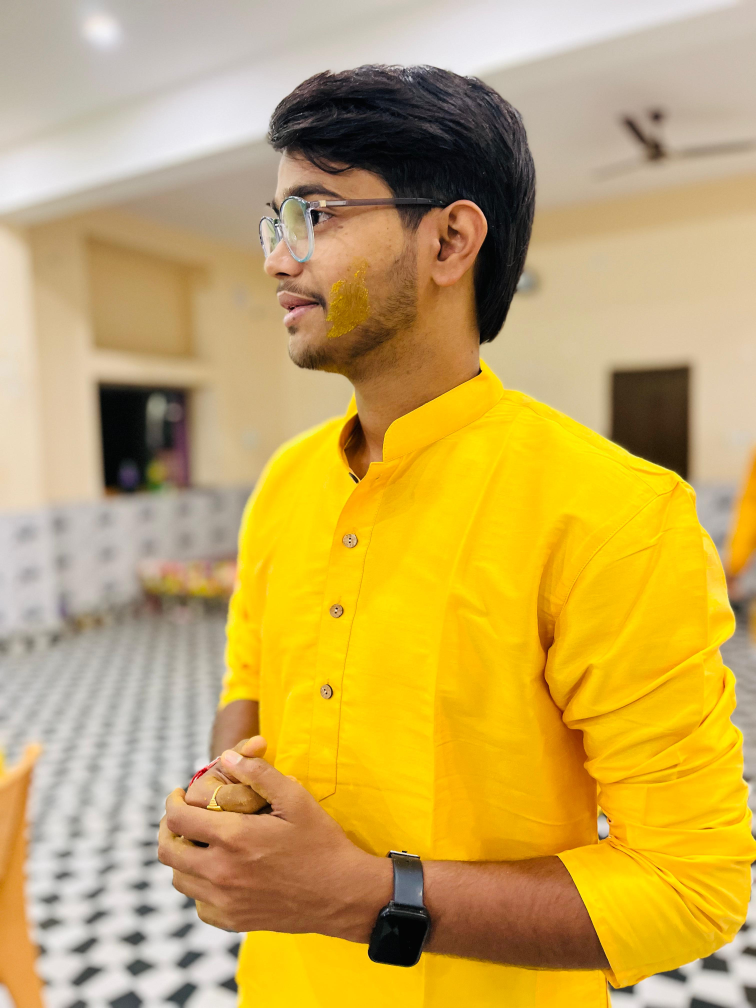
#> input picture choudhary.jpg, 3024 x 4032 px, found by its file name (shown at 1/4 size)
$ python main.py
#> lines starting #> are read from the running program, lines starting #| are printed output that depends on the picture
import cv2

# Load the image
src = cv2.imread("C:\\Users\\MANISH CHOUDHARY\\Desktop\\Python Projects\\Image Resizer\\choudhary.jpg", cv2.IMREAD_UNCHANGED)
#> src is the input picture: shape (4032, 3024, 3); mean B, G, R 91.6, 168.2, 199.1

# Verify if the image was loaded
if src is None:
    print("Error: Image not found or could not be loaded. Check the file path.")
else:
    # Proceed with resizing
    scale_percent = 50  # Resize percentage
    # cv2.imshow("title", src)
    new_width = int(src.shape[1] * scale_percent / 100)
#> new_width = 1512
    new_height = int(src.shape[0] * scale_percent / 100)
#> new_height = 2016

    # Take user input for custom dimensions
    new_height = int(input("Enter new height: "))
#> the answer given: 100
    new_width = int(input("Enter new width: "))
#> the answer given: 100

    output = cv2.resize(src, (new_width, new_height))
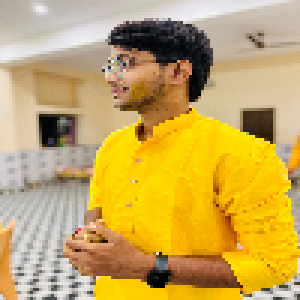
#> output: shape (100, 100, 3) (shown 3 times larger); mean B, G, R 91.5, 168, 199

    # Save the new image
output_path = "C:\\Users\\MANISH CHOUDHARY\\Desktop\\Python Projects\\Image Resizer\\newimage.jpg"
cv2.imwrite(output_path, output)
print(f"Resized image saved at: {output_path}")
